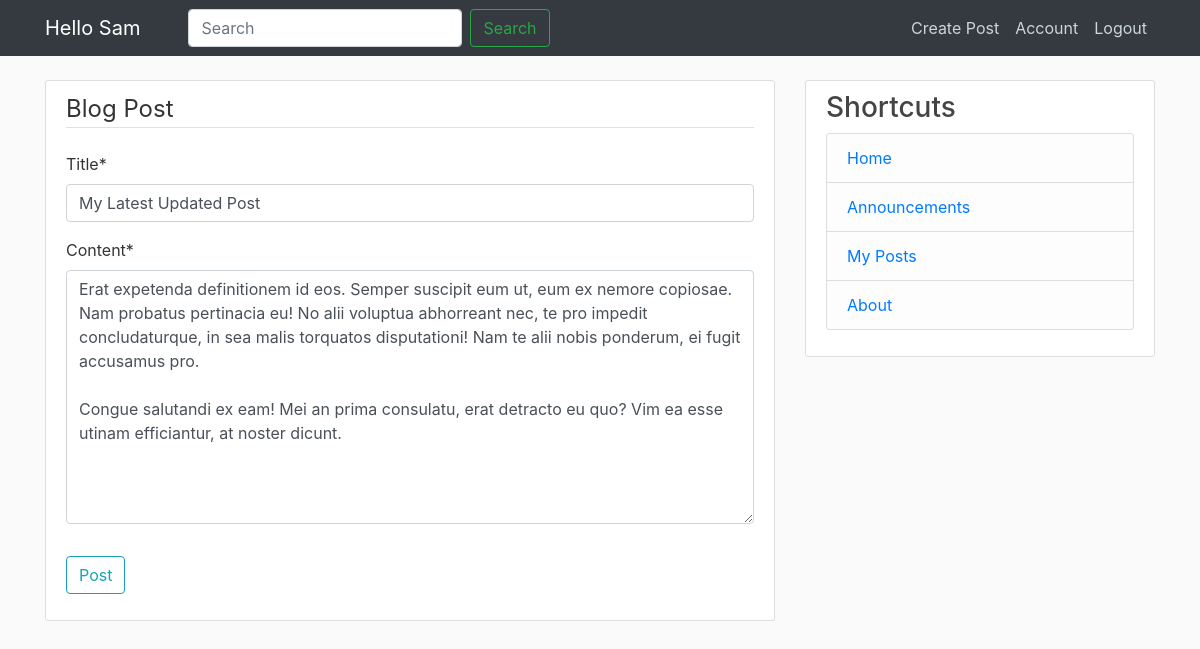
The page /post/47/update/ (signed in) on the database its author committed.
### blog/models.py (models this page shows, shortened)
class Post(models.Model):  # Inherit from Model
	title = models.CharField(max_length=100)
	content = models.TextField()
	date_posted = models.DateTimeField(default=timezone.now)
	author = models.ForeignKey(User, on_delete=models.CASCADE)

### blog/views.py (the view, shortened to what this page needs)
# urls.py: path('post/<int:pk>/update/', PostUpdateView.as_view(), name='post-update'),
class PostUpdateView(LoginRequiredMixin, UserPassesTestMixin, UpdateView):
	model = Post
	fields = ['title', 'content']
	def test_func(self):
		post = self.get_object()
		if self.request.user == post.author:
			return True
		else:
			return False

### blog/templates/blog/post_form.html (shortened to what this page needs)
{% extends "blog/base.html" %}
{% load crispy_forms_tags %}
{% block content %}
	<div class="content-section">
		<form method="POST">
			<fieldset class="form-group">
				<legend class="border-bottom mb-4">Blog Post</legend>
				{{ form|crispy }}
			</fieldset>
			<div class="form-group">
				<button class="btn btn-outline-info" type="submit">Post</button>
			</div>
		</form>
	</div>
{% endblock content %}

### blog/templates/blog/base.html (shortened to what this page needs)
{% load static %}
<!DOCTYPE html>
<html>
<head>
    <link rel="stylesheet" href="https://maxcdn.bootstrapcdn.com/bootstrap/4.0.0/css/bootstrap.min.css">
    <link rel="stylesheet" type="text/css" href="{% static 'blog/main.css' %}">
</head>
<body>
	<header class="site-header">
	  <nav class="navbar navbar-expand-md navbar-dark bg-dark fixed-top">
	    <div class="container">
	    	{% if user.is_authenticated %}
	      <a class="navbar-brand mr-4" href="{% url 'blog-home' %}">Hello {{ user }}</a>
	      	{% else %}
	      		<a class="navbar-brand mr-4" href="{% url 'blog-home' %}">Hello Guest</a>
		    {% endif %}
	      <div class="collapse navbar-collapse" id="navbarToggle">
	        <div class="navbar-nav mr-auto">
	           <form class="form-inline">
			    <input class="form-control mr-sm-2 ml-4" type="search" placeholder="Search" aria-label="Search">
			    <button class="btn btn-outline-success my-2 my-sm-0" type="submit">Search</button>
			  	</form>
	        </div>
	        <div class="navbar-nav">
	        	{% if user.is_authenticated %}
	        	  <a class="nav-item nav-link" href="{% url 'post-create' %}">Create Post</a>
	        	  <a class="nav-item nav-link" href="{% url 'profile' %}">Account</a>
	        	  <a class="nav-item nav-link" href="{% url 'logout' %}">Logout</a>
	        	{% else %}
		          <a class="nav-item nav-link" href="{% url 'login' %}">Login</a>
		          <a class="nav-item nav-link" href="{% url 'register' %}">Register</a>
		        {% endif %}
	        </div>
	      </div>
	    </div>
	  </nav>
	</header>
	<main role="main" class="container">
  <div class="row">
    <div class="col-md-8">
      {% block content %}{% endblock %}
    </div>
    <div class="col-md-4">
      <div class="content-section">
        <h3>Shortcuts</h3>
          <ul class="list-group">
          	<li class="list-group-item list-group-item-light"><a href="{% url 'blog-home' %}">Home </a></li>
            <li class="list-group-item list-group-item-light"><a href="{% url 'blog-announcements' %}">Announcements</a></li>
            {% if user.is_authenticated %}
            <li class="list-group-item list-group-item-light"><a href="{% url 'user-posts' user %}">My Posts</a></li>
            {% else %}
            <li class="list-group-item list-group-item-light"><a href="{% url 'blog-guest' %}">My Posts</a></li>
            {% endif %}
            <li class="list-group-item list-group-item-light"><a href="{% url 'blog-about' %}">About</a></li>
          </ul>
      </div>
    </div>
  </div>
</main>
</body>
</html>

### blog/static/blog/main.css (style rules this page uses)
body { background: #fafafa; color: #333333; margin-top: 5rem; }
h1, h2, h3, h4, h5, h6 { color: #444444; }
ul { margin: 0; }
.site-header .navbar-nav .nav-link { color: #cbd5db; }
.content-section { background: #ffffff; padding: 10px 20px; border: 1px solid #dddddd; border-radius: 3px; margin-bottom: 20px; }

### rows shown on the page
Post: title "My Latest Updated Post", content "Erat expetenda definitionem id eos. Semper suscipit eum ut, eum ex nemore copiosae. Nam probatus pertinacia eu! No alii voluptua abhorreant nec, te pro impedit concludaturque, in sea malis torquatos disputationi! Nam te alii nobis ponderum, ei fugit accusamus pro. Congue salutandi ex eam! Mei an prima consulatu, erat detracto eu quo? Vim ea esse utinam efficiantur, at noster dicunt."

### other values the page prints
{{ user }} "Sam"
